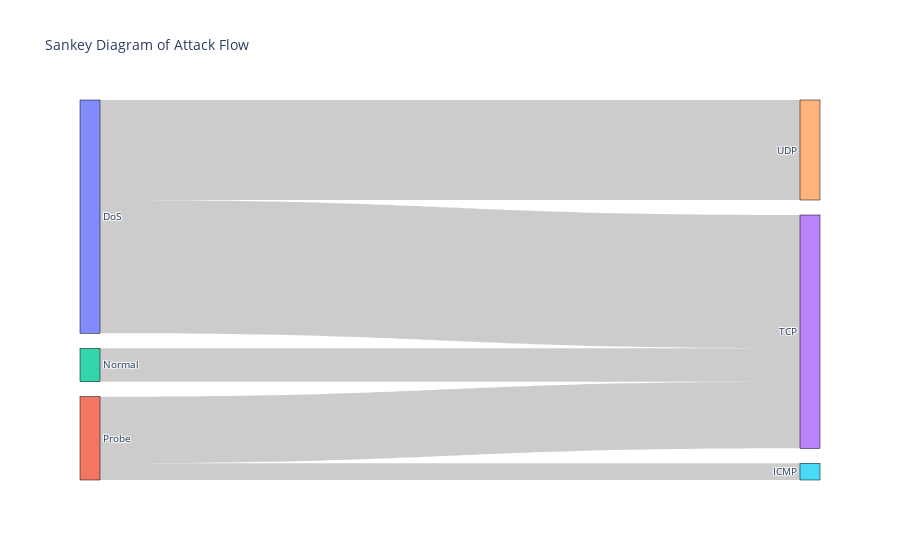

Here is the notebook cell this chart was saved with:
### Code cell
import plotly.graph_objects as go

# Example of attack type flow
fig = go.Figure(go.Sankey(
    node=dict(
        pad=15,
        thickness=20,
        line=dict(color="black", width=0.5),
        label=["DoS", "Probe", "Normal", "TCP", "UDP", "ICMP"]
    ),
    link=dict(
        source=[0, 1, 2, 0, 1],
        target=[3, 3, 3, 4, 5],
        value=[8, 4, 2, 6, 1]
    )
))
fig.update_layout(title_text="Sankey Diagram of Attack Flow", font_size=10)
fig.show()

### Figure 1 — Plotly figure (JSON) as saved in the notebook; plotly's stock layout.template omitted (floating-point values rounded to 4 significant figures)
{"data": [{"link": {"source": [0, 1, 2, 0, 1], "target": [3, 3, 3, 4, 5], "value": [8, 4, 2, 6, 1]}, "node": {"label": ["DoS", "Probe", "Normal", "TCP", "UDP", "ICMP"], "line": {"color": "black", "width": 0.5}, "pad": 15, "thickness": 20}, "type": "sankey"}], "layout": {"font": {"size": 10}, "title": {"text": "Sankey Diagram of Attack Flow"}}}
